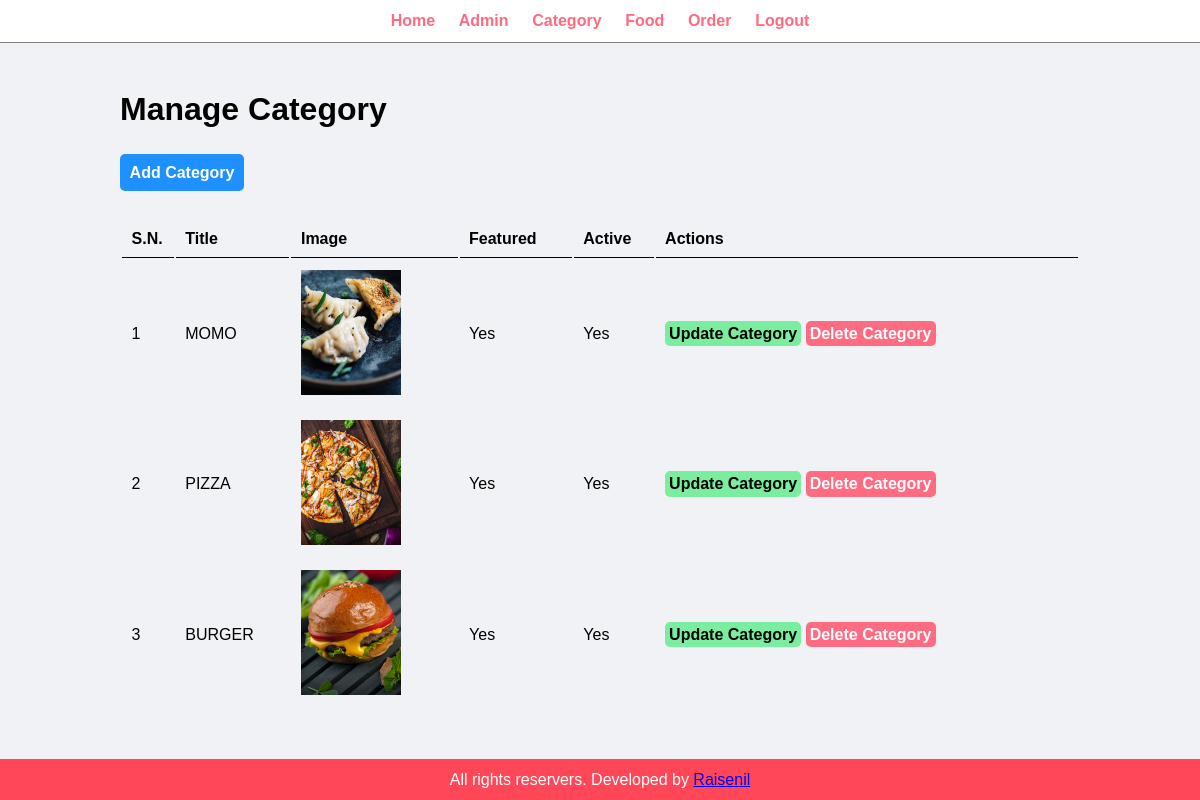
Screenshot of /admin/manage-category.php (signed in) with the database file from the repository.
### tables this page shows
CREATE TABLE `tbl_category` (
  `id` int(10) UNSIGNED NOT NULL,
  `title` varchar(100) NOT NULL,
  `image_name` varchar(255) NOT NULL,
  `featured` varchar(10) NOT NULL,
  `active` varchar(10) NOT NULL
);

### admin/manage-category.php (the view, shortened to what this page needs)
<?php
    include("partials/menu.php");
?>
    <div class="main-content">
        <div class="wrapper">
            <h1>Manage Category</h1>
            <br>
            <br>
            <a href="<?php echo SITEURL; ?>admin/add-category.php" class="btn-primary">Add Category</a>
            <br><br><br>
            <table class="tbl-full">
                <tr>
                    <th>S.N.</th>
                    <th>Title</th>
                    <th>Image</th>
                    <th>Featured</th>
                    <th>Active</th>
                    <th>Actions</th>
                </tr>
                <?php
                    $sql = "SELECT * FROM tbl_category";
                    $res=mysqli_query($conn, $sql);
                    if($res==TRUE){
                        $count = mysqli_num_rows($res);
                        $sn=1;
                        if($count>0){
                            while($rows=mysqli_fetch_assoc($res)){
                                $id = $rows['id'];
                                $title = $rows['title'];
                                $image_name = $rows['image_name'];
                                $featured = $rows['featured'];
                                $active = $rows['active'];
                            ?>
                            <tr>
                                <td><?php echo $sn++?></td>
                                <td><?php echo $title?></td>
                                <td>
                                    <?php
                                        if($image_name!=""){
                                            ?>
                                                <img src="<?php echo SITEURL;?>images/category/<?php echo $image_name;?>" width= "100px">
                                            <?php
                                        }else{
                                            echo "<div class = 'error'>Image Not Added.</div>";
                                        }
                                    ?>
                                </td>
                                <td><?php echo $featured?></td>
                                <td><?php echo $active?></td>
                                <td>
                                    <a href="<?php echo SITEURL; ?>admin/update-category.php?id=<?php echo $id; ?>" class="btn-secondary">Update Category</a>
                                    <a href="<?php echo SITEURL; ?>admin/delete-category.php?id=<?php echo $id; ?>&image_name=<?php echo $image_name;?>" class="btn-red">Delete Category</a>
                                </td>
                            </tr>
                            <?php
                            }
                        }else{
                            ?>
                            <tr>
                                <td colspan = "6"><div class="error">No Category Added.</div></td>
                            </tr>
                            <?php
                        }
                    }
                ?>
            </table>
        </div>
    </div>
<?php include("partials/footer.php");?>

### css/admin.css (style rules this page uses)
* { margin: 0 0; padding: 0 0; font-family: Arial, Helvetica, sans-serif; }
.wrapper { padding: 1%; width: 80%; margin: 0 auto; }
.tbl-full { width: 100%; }
table tr th { border-bottom: 1px solid black; padding: 1%; text-align: left; }
table tr td { padding: 1%; }
.btn-primary { background-color: #1e90ff; padding: 1%; color: white; text-decoration: none; font-weight: bold; border-radius: 5px; }
.btn-secondary { background-color: #7bed9f; padding: 1%; color: black; text-decoration: none; font-weight: bold; border-radius: 5px; }
.btn-red { background-color: #ff6b81; padding: 1%; color: white; text-decoration: none; font-weight: bold; border-radius: 5px; }
.main-content { background-color: #f1f2f6; padding: 3% 0; }

### rows the page displays
tbl_category: title "MOMO", image_name (picture), featured "Yes", active "Yes"
tbl_category: title "PIZZA", image_name (picture), featured "Yes", active "Yes"
tbl_category: title "BURGER", image_name (picture), featured "Yes", active "Yes"
